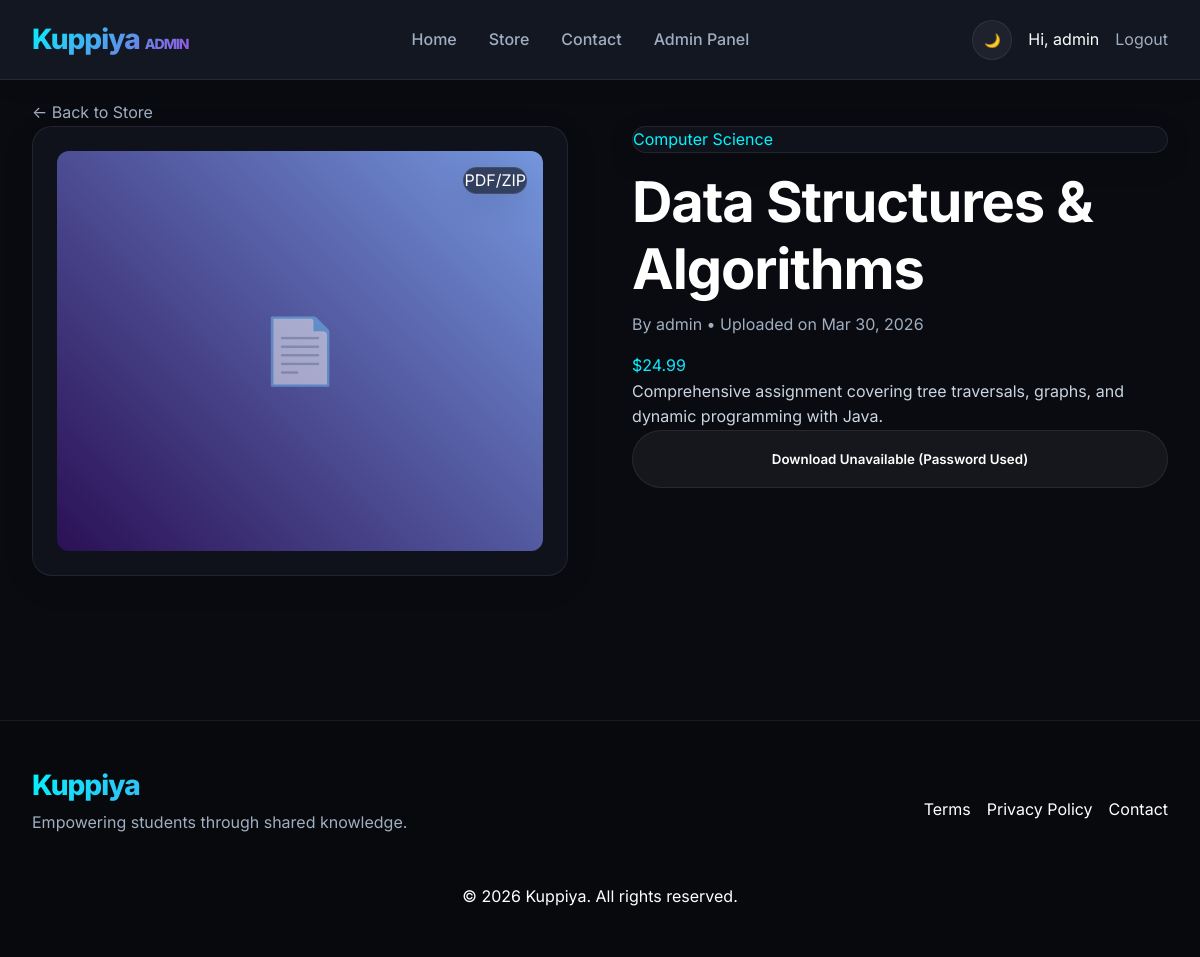
The app's page /assignment.php?id=1 (signed in) with its own data.
### tables this page shows
CREATE TABLE IF NOT EXISTS assignments (
    id INT AUTO_INCREMENT PRIMARY KEY,
    title VARCHAR(150) NOT NULL,
    description TEXT,
    category VARCHAR(50),
    price DECIMAL(10, 2) NOT NULL,
    file_path VARCHAR(255) NOT NULL,
    download_password VARCHAR(255) NULL,
    author_id INT,
    created_at TIMESTAMP DEFAULT CURRENT_TIMESTAMP,
    FOREIGN KEY (author_id) REFERENCES users(id) ON DELETE SET NULL
);

CREATE TABLE IF NOT EXISTS users (
    id INT AUTO_INCREMENT PRIMARY KEY,
    username VARCHAR(50) NOT NULL UNIQUE,
    email VARCHAR(100) NOT NULL UNIQUE,
    password_hash VARCHAR(255) NOT NULL,
    role ENUM('admin', 'student') DEFAULT 'student',
    created_at TIMESTAMP DEFAULT CURRENT_TIMESTAMP
);

### assignment.php (the view, shortened to what this page needs)
<?php
require_once 'config.php';
$id = $_GET['id'] ?? 0;
$stmt = $pdo->prepare("SELECT a.*, u.username as author_name FROM assignments a LEFT JOIN users u ON a.author_id = u.id WHERE a.id = ?");
$stmt->execute([$id]);
$assignment = $stmt->fetch();
require_once 'includes/header.php';
?>
    <div class="container animate-slideUp" style="margin-top: 100px; padding-bottom: 5rem;">
        <a href="store.php" class="text-muted hover:text-main text-sm mb-6 inline-block">← Back to Store</a>
        <div class="grid" style="display: grid; grid-template-columns: 1fr 1fr; gap: 4rem; align-items: start;">
            <div class="glass-panel" style="padding: 1.5rem; border-radius: 20px;">
                <div style="background: linear-gradient(45deg, #2b1055, #7597de); height: 400px; border-radius: 12px; display: flex; align-items: center; justify-content: center; position: relative; overflow: hidden;">
                    <span style="font-size: 4rem; opacity: 0.5;">📄</span>
                    <div style="position: absolute; top: 1rem; right: 1rem;" class="badge glass-panel px-3 py-1 text-sm">PDF/ZIP</div>
                </div>
            </div>
            <div>
                <div class="badge glass-panel inline-block px-3 py-1 text-xs text-secondary mb-4" style="color: var(--secondary)"><?= htmlspecialchars($assignment['category']) ?></div>
                <h1 class="text-3xl mb-2"><?= htmlspecialchars($assignment['title']) ?></h1>
                <p class="text-muted mb-4">By <?= htmlspecialchars($assignment['author_name'] ?? 'System') ?> &bull; Uploaded on <?= date('M d, Y', strtotime($assignment['created_at'])) ?></p>
                <div class="text-4xl text-gradient font-bold mb-6">$<?= number_format($assignment['price'], 2) ?></div>
                <p class="mb-6 text-sm leading-relaxed" style="color: #cbd5e1;">
                    <?= nl2br(htmlspecialchars($assignment['description'])) ?>
                </p>
                <div class="flex gap-4 mb-8">
                    <?php if (empty($assignment['download_password'])): ?>
                        <button class="btn btn-secondary w-full" disabled style="padding: 1.25rem;">Download Unavailable (Password Used)</button>
                    <?php else: ?>
                        <button class="btn btn-primary animate-pulse w-full" id="btn-download-trigger" style="padding: 1.25rem; font-size: 1.1rem;">Download Document</button>
                    <?php endif; ?>
                </div>
            </div>
        </div>
    </div>
<?php require_once 'includes/footer.php'; ?>

### css/index.css (style rules this page uses)
:root { --bg-dark: #090B10; --bg-surface: #131722; --bg-surface-elevated: #1D2333; --bg-glass: rgba(19, 23, 34, 0.65); --primary: #9d4edd; --primary-hover: #7b2cbf; --primary-glow: rgba(157, 78, 221, 0.5); --secondary: #00f5ff; --secondary-glow: rgba(0, 245, 255, 0.4); --text-main: #ffffff; --text-muted: #a0aec0; --text-subtle: #718096; --border: rgba(255, 255, 255, 0.08); --border-glow: rgba(157, 78, 221, 0.3); --space-xs: 0.25rem; --space-sm: 0.5rem; --space-md: 1rem; --space-lg: 1.5rem; --space-xl: 2rem; --space-2xl: 3rem; --radius-sm: 6px; --radius-md: 12px; --radius-lg: 20px; --radius-full: 9999px; --transition-fast: 0.15s ease; --transition-normal: 0.3s ease; }
* { box-sizing: border-box; margin: 0; padding: 0; }
body { font-family: 'Inter', system-ui, -apple-system, sans-serif; background-color: var(--bg-dark); color: var(--text-main); line-height: 1.6; overflow-x: hidden; -webkit-font-smoothing: antialiased; }
a { color: inherit; text-decoration: none; }
input, button, textarea { font-family: inherit; outline: none; border: none; }
.container { width: 100%; max-width: 1280px; margin: 0 auto; padding: 0 var(--space-xl); }
.glass-panel { background: var(--bg-glass); backdrop-filter: blur(16px); -webkit-backdrop-filter: blur(16px); border: 1px solid var(--border); border-radius: var(--radius-lg); box-shadow: 0 8px 32px 0 rgba(0, 0, 0, 0.1); }
h1, h2, h3, h4, h5, h6 { font-weight: 700; line-height: 1.2; }
h1 { font-size: 3.5rem; letter-spacing: -0.02em; }
.text-gradient { background: linear-gradient(135deg, var(--secondary), var(--primary)); -webkit-background-clip: text; -webkit-text-fill-color: transparent; background-clip: text; color: transparent; }
.text-muted { color: var(--text-muted); }
.btn { display: inline-flex; align-items: center; justify-content: center; padding: 0.8rem 1.75rem; border-radius: var(--radius-full); font-weight: 600; cursor: pointer; transition: all var(--transition-normal); gap: 0.5rem; }
.btn-secondary { background: rgba(255, 255, 255, 0.05); backdrop-filter: blur(8px); border: 1px solid var(--border); color: var(--text-main); }
.flex { display: flex; }
.gap-4 { gap: 1rem; }
.w-full { width: 100%; }
.mb-2 { margin-bottom: 0.5rem; }
.mb-4 { margin-bottom: 1rem; }
.mb-8 { margin-bottom: 2rem; }

### css/animations.css (style rules this page uses)
.animate-slideUp { animation: slideUp 0.8s cubic-bezier(0.16, 1, 0.3, 1) forwards; opacity: 0; }

### records on screen
assignments: category "Computer Science", title "Data Structures & Algorithms", author.username "admin", created_at "Mar 30, 2026", description "Comprehensive assignment covering tree traversals, graphs, and dynamic programming with Java."

### other values on screen
$_SESSION['username'] "admin"
